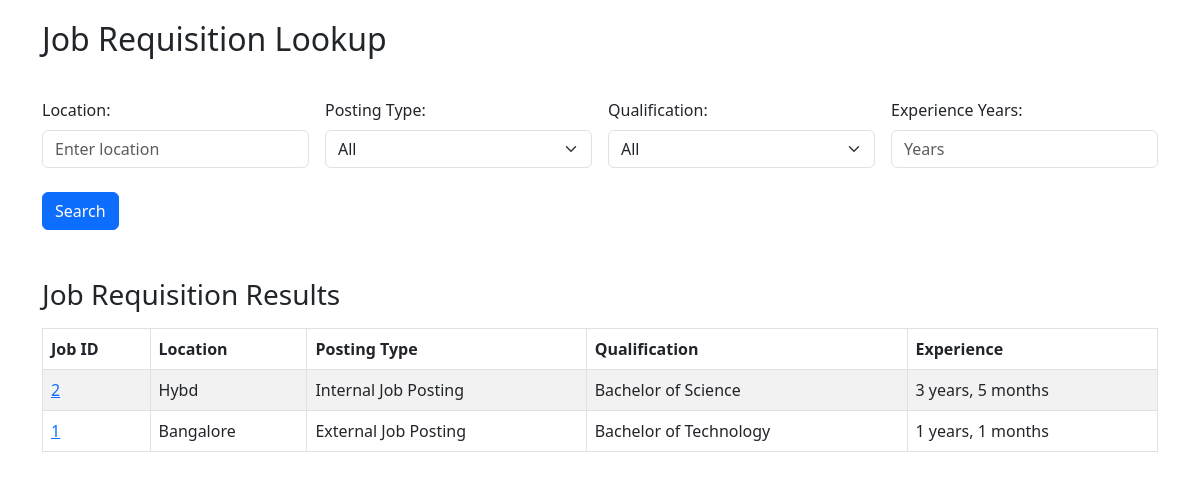
The page /hrms/job-requisitions/ on the database its author committed.
### crm_app/HRMS/models.py (models this page shows, shortened)
class JobRequisition(models.Model):
    job_requisition_id = models.AutoField(primary_key=True)
    job_location = models.CharField(max_length=255)
    job_posting_type = models.CharField(
        max_length=50,
        choices=[
            ('JOB_POSTING_EXTR', 'External Job Posting'),
            ('JOB_POSTING_INTR', 'Internal Job Posting')
        ]
    )
    age = models.PositiveIntegerField(null=True, blank=True)
    no_of_resources = models.PositiveIntegerField()
    gender = models.CharField(
        max_length=1,
        choices=[
            ('M', 'Male'),
            ('F', 'Female'),
            ('', 'Not Specified')
        ],
        default=''
    )
    duration_months = models.PositiveIntegerField(null=True, blank=True)
    qualification = models.CharField(
        max_length=50,
        choices=[
            ('BSC', 'Bachelor of Science'),
            ('B.Tech', 'Bachelor of Technology'),
            ('CERTIFICATION', 'Certification'),
            ('DEGREE', 'Degree'),
            ('MSC', 'Masters of Science'),
            ('MBA', 'Masters of Business Administration'),
            ('EXPERIENCE', 'Work Experience')
        ]
    )
    exam_type_enum_id = models.CharField(
        max_length=50,
        choices=[
            ('EXAM_GROUP_DISCN', 'Group Discussion'),
            ('EXAM_TECHNICAL', 'Technical Exam'),
            ('EXAM_WRITTEN_APT', 'Written Aptitude Exam')
        ],
        null=True,
        blank=True
    )
    skill_type = models.ForeignKey(SkillType, on_delete=models.SET_NULL, null=True)
    experience_years = models.PositiveIntegerField()
    experience_months = models.PositiveIntegerField()
    class Meta:
        ordering = ['-job_requisition_id']

### crm_app/HRMS/views.py (the view)
# urls.py: path('job-requisitions/', views.job_requisition_list, name='job_requisition_list'),
def job_requisition_list(request):
    job_requisitions = JobRequisition.objects.all()
    job_location = request.GET.get('job_location')
    job_posting_type = request.GET.get('job_posting_type')
    qualification = request.GET.get('qualification')
    experience_years = request.GET.get('experience_years')
    if job_location:
        job_requisitions = job_requisitions.filter(job_location__icontains=job_location)
    if job_posting_type:
        job_requisitions = job_requisitions.filter(job_posting_type=job_posting_type)
    if qualification:
        job_requisitions = job_requisitions.filter(qualification=qualification)
    if experience_years:
        job_requisitions = job_requisitions.filter(experience_years__gte=int(experience_years))
    context = {
        'job_requisitions': job_requisitions
    }
    return render(request, 'hrms/skill_qual/jobRequisitionLookup.html', context)

### crm_app/templates/hrms/skill_qual/jobRequisitionLookup.html (shortened to what this page needs)
<!DOCTYPE html>
<html lang="en">
<head>
    <link rel="stylesheet" href="https://cdn.jsdelivr.net/npm/bootstrap@5.3.0/dist/css/bootstrap.min.css">
</head>
<body>
    <div class="container">
        <h2>Job Requisition Lookup</h2>
        <form method="get" id="job-filter-form" class="row g-3 mt-4">
            <div class="col-md-3">
                <label for="location" class="form-label">Location:</label>
                <input type="text" id="location" name="job_location" class="form-control" placeholder="Enter location">
            </div>
            <div class="col-md-3">
                <label for="posting-type" class="form-label">Posting Type:</label>
                <select id="posting-type" name="job_posting_type" class="form-select">
                    <option value="">All</option>
                </select>
            </div>
            <div class="col-md-3">
                <label for="qualification" class="form-label">Qualification:</label>
                <select id="qualification" name="qualification" class="form-select">
                    <option value="">All</option>
                </select>
            </div>
            <div class="col-md-3">
                <label for="experience-years" class="form-label">Experience Years:</label>
                <input type="number" id="experience-years" name="experience_years" class="form-control" placeholder="Years">
            </div>
            <div class="col-md-2 mt-4">
                <button type="submit" class="btn btn-primary">Search</button>
            </div>
        </form>
        <h3 class="mt-5">Job Requisition Results</h3>
        <table class="table table-bordered table-striped mt-3">
            <thead>
                <tr>
                    <th>Job ID</th>
                    <th>Location</th>
                    <th>Posting Type</th>
                    <th>Qualification</th>
                    <th>Experience</th>
                </tr>
            </thead>
            <tbody id="job-results">
                {% for job in job_requisitions %}
                <tr>
                    <td><a href="#" class="job-rewuisition-id-link">{{ job.job_requisition_id }}</a></td>
                    <td>{{ job.job_location }}</td>
                    <td>{{ job.get_job_posting_type_display }}</td>
                    <td>{{ job.get_qualification_display }}</td>
                    <td>{{ job.experience_years }} years, {{ job.experience_months }} months</td>
                </tr>
                {% empty %}
                <tr>
                    <td colspan="5" class="text-center">No job requisitions found</td>
                </tr>
                {% endfor %}
            </tbody>
        </table>
    </div>
</body>
</html>

### crm_app/templates/hrms/skill_qual/jobRequisitionLookup.html (style rules this page uses)
body { margin: 20px; }
table { margin-top: 20px; }
#job-results { transition: opacity 0.5s ease-in-out; }

### rows shown on the page
JobRequisition: job_requisition_id "2", job_location "Hybd", job_posting_type "Internal Job Posting", qualification "Bachelor of Science", experience_years "3", experience_months "5"
JobRequisition: job_requisition_id "1", job_location "Bangalore", job_posting_type "External Job Posting", qualification "Bachelor of Technology", experience_years "1", experience_months "1"
